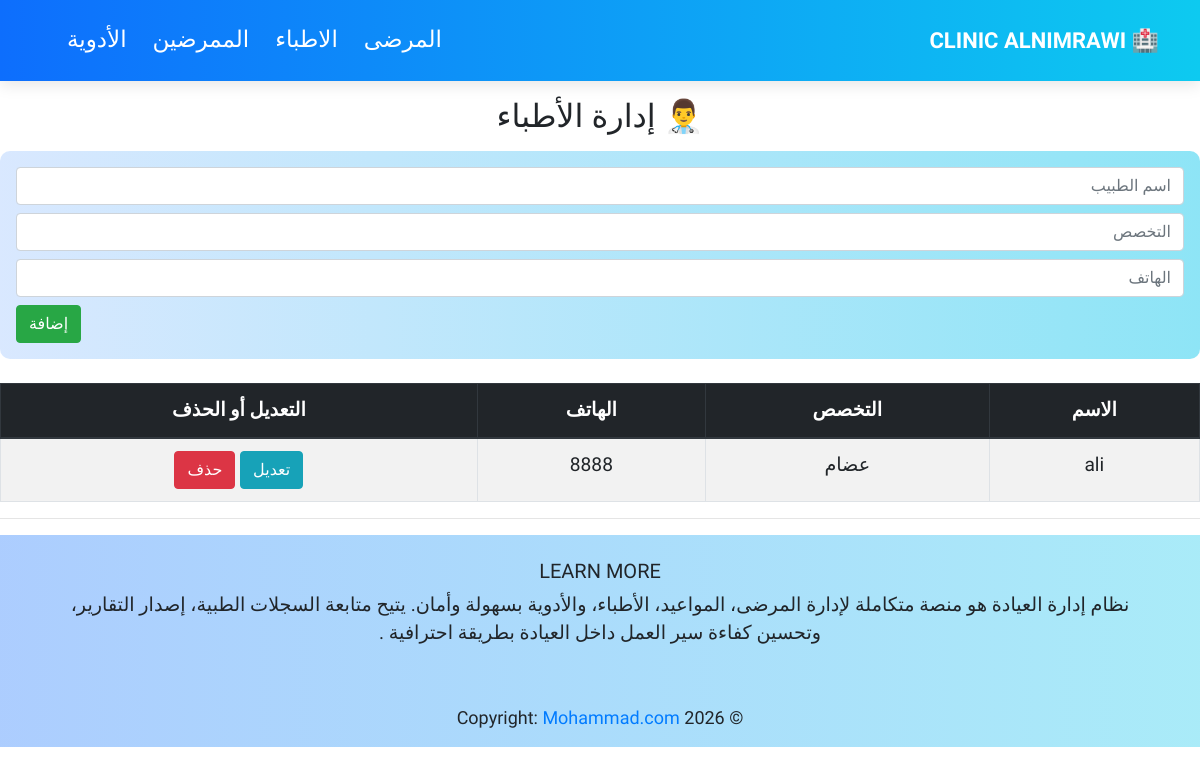
The page /doctors/ on the database as committed earlier.
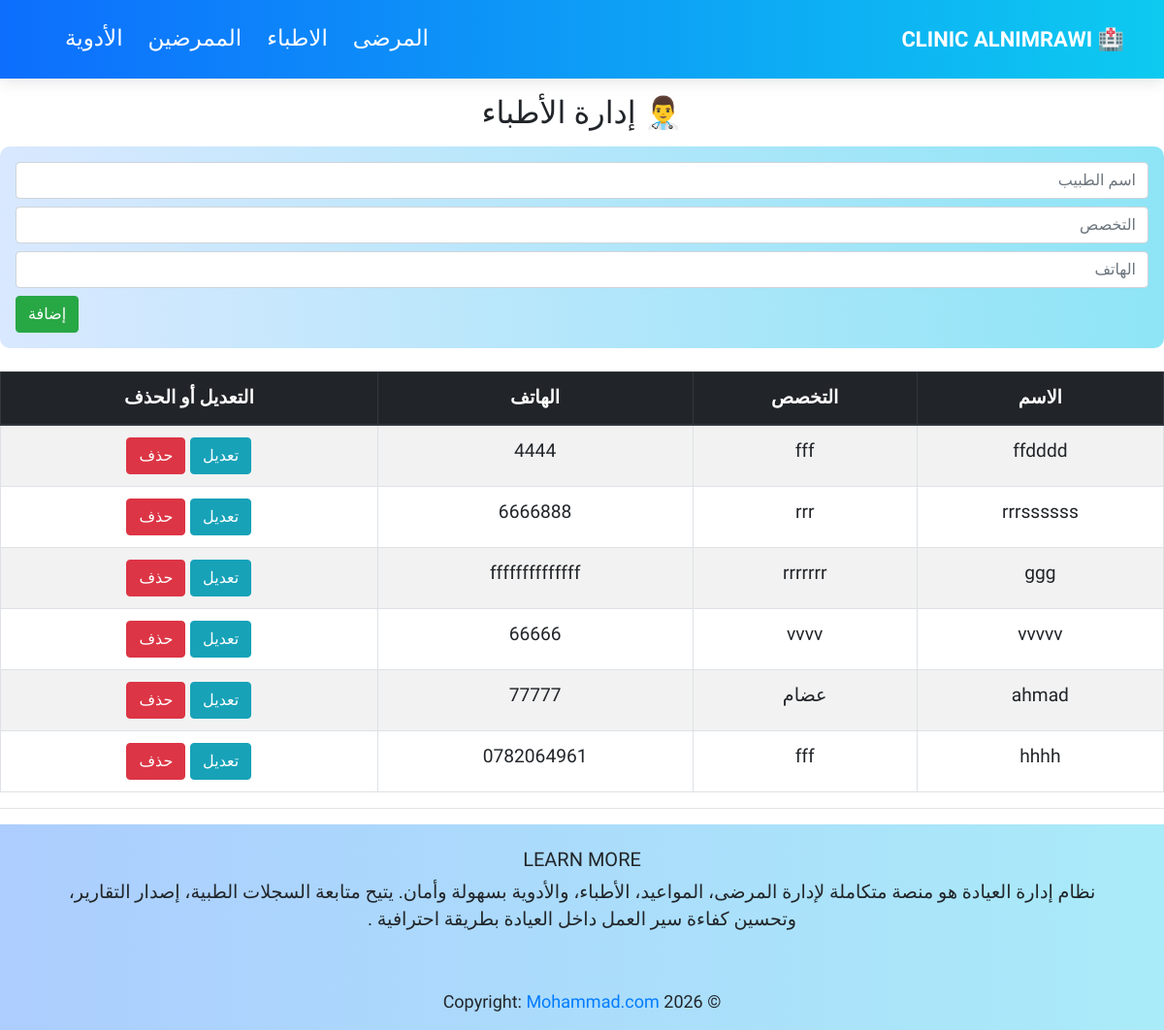
The same page on the database as committed later.
### appclinic/models.py (models this page shows, shortened)
class Doctors(models.Model):
    doctors_name = models.CharField(max_length=200)
    specialisation=models.CharField(max_length=100)
    phone = models.CharField(max_length=20)

### appclinic/views.py (the view)
# urls.py: path('doctors/', views.doctors, name='doctors'),
def doctors(request): #--------------------------------------------------------
    if request.method == "POST":
        form = DoctorForm(request.POST)
        if form.is_valid():
            form.save()
            return redirect('doctors')
    else:
        form = DoctorForm()
    all_doctors = Doctors.objects.all()
    context = {
        'form': form,
        'all_doctors': all_doctors
    }
    return render(request, 'pages/doctors.html',context)

### appclinic/forms.py
class DoctorForm(forms.ModelForm):
    class Meta:
        model = Doctors
        fields = '__all__'

### templates/pages/doctors.html (shortened to what this page needs)
{% extends 'base.html' %}
{% block content %}
<h2 class="text-center m-3">👨‍⚕️ إدارة الأطباء</h2>
<form action="" method="POST" class="p-3">
  <input type="text" name="doctors_name" placeholder="اسم الطبيب" class="form-control mb-2" required>
  <input type="text" name="specialisation" placeholder="التخصص" class="form-control mb-2" required>
  <input type="text" name="phone" placeholder="الهاتف" class="form-control mb-2" required>
  <button type="submit" class="btn btn-success">إضافة</button>
</form>
<table class="table table-striped table-bordered mt-4 text-center">
  <thead class="thead-dark">
    <tr>
      <th>الاسم</th>
      <th>التخصص</th>
      <th>الهاتف</th>
      <th>التعديل أو الحذف</th>
    </tr>
  </thead>
  <tbody>
   {% for p in all_doctors %}
    <tr>
      <td>{{p.doctors_name}}</td>
      <td>{{p.specialisation}}</td>
      <td>{{p.phone}}</td>
      <td>  <a href="{% url 'update_doctor' p.id %}" class="btn btn-info  ">تعديل</a>
         <a href="{% url 'delete_item' 'doctor' p.id %}" class="btn btn-danger  ">حذف</a> </td>
    </tr>
     {% endfor%}
  </tbody>
</table>
<hr>
{% endblock %}

Rows that differ between the two databases and show on the page:
removed Doctors: doctors_name "ali", specialisation "عضام", phone "8888"
added Doctors: doctors_name "ffdddd", specialisation "fff", phone "4444"
added Doctors: doctors_name "rrrssssss", specialisation "rrr", phone "6666888"
added Doctors: doctors_name "ggg", specialisation "rrrrrrr", phone "ffffffffffffff"
added Doctors: doctors_name "vvvvv", specialisation "vvvv", phone "66666"
added Doctors: doctors_name "ahmad", specialisation "عضام", phone "77777"
added Doctors: doctors_name "hhhh", specialisation "fff", phone "0782064961"
